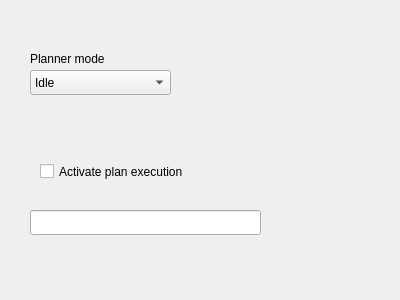
<?xml version="1.0" encoding="UTF-8"?>
<ui version="4.0">
 <class>RoiViewpointPlannerRqtPlugin</class>
 <widget class="QWidget" name="RoiViewpointPlannerRqtPlugin">
  <property name="geometry">
   <rect>
    <x>0</x>
    <y>0</y>
    <width>400</width>
    <height>300</height>
   </rect>
  </property>
  <property name="windowTitle">
   <string>Form</string>
  </property>
  <widget class="QComboBox" name="modeChangeBox">
   <property name="geometry">
    <rect>
     <x>30</x>
     <y>70</y>
     <width>141</width>
     <height>25</height>
    </rect>
   </property>
   <item>
    <property name="text">
     <string>Idle</string>
    </property>
   </item>
   <item>
    <property name="text">
     <string>Automatic</string>
    </property>
   </item>
   <item>
    <property name="text">
     <string>ROI sampling</string>
    </property>
   </item>
   <item>
    <property name="text">
     <string>Contour sampling</string>
    </property>
   </item>
   <item>
    <property name="text">
     <string>Border sampling</string>
    </property>
   </item>
  </widget>
  <widget class="QLineEdit" name="statusTextBox">
   <property name="geometry">
    <rect>
     <x>30</x>
     <y>210</y>
     <width>231</width>
     <height>25</height>
    </rect>
   </property>
  </widget>
  <widget class="QLabel" name="plannerModeLabel">
   <property name="geometry">
    <rect>
     <x>30</x>
     <y>50</y>
     <width>131</width>
     <height>17</height>
    </rect>
   </property>
   <property name="text">
    <string>Planner mode</string>
   </property>
  </widget>
  <widget class="QCheckBox" name="activateExecutionCheckBox">
   <property name="geometry">
    <rect>
     <x>40</x>
     <y>160</y>
     <width>191</width>
     <height>23</height>
    </rect>
   </property>
   <property name="text">
    <string>Activate plan execution</string>
   </property>
  </widget>
 </widget>
 <resources/>
 <connections/>
</ui>
